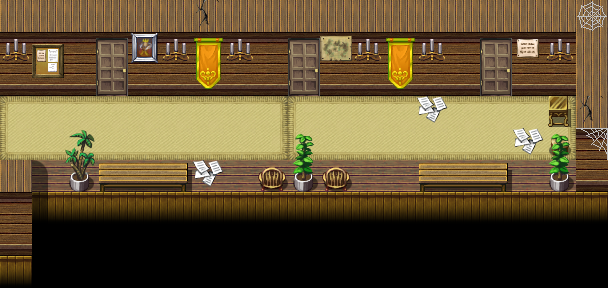

Below is a game level as drawn by its tile map, then a one-line description and the .tmx that defines it (tile-layer data replaced by summaries):
An orthogonal 19x9 tile map with 32x32 px tiles, 4 tile layers (Ground, Objects, Above, Top), 1 hidden layer not drawn, 61 tilesets and 5 objects (4x mapchange, key).

<map version="1.10" tiledversion="1.11.2" orientation="orthogonal" renderorder="right-down" width="19" height="9" tilewidth="32" tileheight="32" infinite="0" nextlayerid="10" nextobjectid="6">
 <tileset firstgid="1" name="map_bed_1" tilewidth="32" tileheight="32" tilecount="160" columns="16">
  <image source="../drawable/map_bed_1.png" width="512" height="320" />
 </tileset>
 <tileset firstgid="161" name="map_border_1" tilewidth="32" tileheight="32" tilecount="128" columns="16">
  <image source="../drawable/map_border_1.png" width="512" height="256" />
 </tileset>
 <tileset firstgid="289" name="map_bridge_1" tilewidth="32" tileheight="32" tilecount="128" columns="16">
  <image source="../drawable/map_bridge_1.png" width="512" height="256" />
 </tileset>
 <tileset firstgid="417" name="map_bridge_2" tilewidth="32" tileheight="32" tilecount="128" columns="16">
  <image source="../drawable/map_bridge_2.png" width="512" height="256" />
 </tileset>
 <tileset firstgid="545" name="map_broken_1" tilewidth="32" tileheight="32" tilecount="128" columns="16">
  <image source="../drawable/map_broken_1.png" width="512" height="256" />
 </tileset>
 <tileset firstgid="673" name="map_cavewall_1" tilewidth="32" tileheight="32" tilecount="108" columns="18">
  <image source="../drawable/map_cavewall_1.png" width="576" height="192" />
 </tileset>
 <tileset firstgid="781" name="map_cavewall_2" tilewidth="32" tileheight="32" tilecount="108" columns="18">
  <image source="../drawable/map_cavewall_2.png" width="576" height="192" />
 </tileset>
 <tileset firstgid="889" name="map_cavewall_3" tilewidth="32" tileheight="32" tilecount="108" columns="18">
  <image source="../drawable/map_cavewall_3.png" width="576" height="192" />
 </tileset>
 <tileset firstgid="997" name="map_cavewall_4" tilewidth="32" tileheight="32" tilecount="108" columns="18">
  <image source="../drawable/map_cavewall_4.png" width="576" height="192" />
 </tileset>
 <tileset firstgid="1105" name="map_chair_table_1" tilewidth="32" tileheight="32" tilecount="128" columns="16">
  <image source="../drawable/map_chair_table_1.png" width="512" height="256" />
 </tileset>
 <tileset firstgid="1233" name="map_chair_table_2" tilewidth="32" tileheight="32" tilecount="128" columns="16">
  <image source="../drawable/map_chair_table_2.png" width="512" height="256" />
 </tileset>
 <tileset firstgid="1361" name="map_crate_1" tilewidth="32" tileheight="32" tilecount="128" columns="16">
  <image source="../drawable/map_crate_1.png" width="512" height="256" />
 </tileset>
 <tileset firstgid="1489" name="map_cupboard_1" tilewidth="32" tileheight="32" tilecount="128" columns="16">
  <image source="../drawable/map_cupboard_1.png" width="512" height="256" />
 </tileset>
 <tileset firstgid="1617" name="map_curtain_1" tilewidth="32" tileheight="32" tilecount="128" columns="16">
  <image source="../drawable/map_curtain_1.png" width="512" height="256" />
 </tileset>
 <tileset firstgid="1745" name="map_entrance_1" tilewidth="32" tileheight="32" tilecount="128" columns="16">
  <image source="../drawable/map_entrance_1.png" width="512" height="256" />
 </tileset>
 <tileset firstgid="1873" name="map_entrance_2" tilewidth="32" tileheight="32" tilecount="128" columns="16">
  <image source="../drawable/map_entrance_2.png" width="512" height="256" />
 </tileset>
 <tileset firstgid="2001" name="map_fence_1" tilewidth="32" tileheight="32" tilecount="128" columns="16">
  <image source="../drawable/map_fence_1.png" width="512" height="256" />
 </tileset>
 <tileset firstgid="2129" name="map_fence_2" tilewidth="32" tileheight="32" tilecount="128" columns="16">
  <image source="../drawable/map_fence_2.png" width="512" height="256" />
 </tileset>
 <tileset firstgid="2257" name="map_fence_3" tilewidth="32" tileheight="32" tilecount="128" columns="16">
  <image source="../drawable/map_fence_3.png" width="512" height="256" />
 </tileset>
 <tileset firstgid="2385" name="map_fence_4" tilewidth="32" tileheight="32" tilecount="128" columns="16">
  <image source="../drawable/map_fence_4.png" width="512" height="256" />
 </tileset>
 <tileset firstgid="2513" name="map_ground_1" tilewidth="32" tileheight="32" tilecount="128" columns="16">
  <image source="../drawable/map_ground_1.png" width="512" height="256" />
 </tileset>
 <tileset firstgid="2641" name="map_ground_2" tilewidth="32" tileheight="32" tilecount="128" columns="16">
  <image source="../drawable/map_ground_2.png" width="512" height="256" />
 </tileset>
 <tileset firstgid="2769" name="map_ground_3" tilewidth="32" tileheight="32" tilecount="128" columns="16">
  <image source="../drawable/map_ground_3.png" width="512" height="256" />
 </tileset>
 <tileset firstgid="2897" name="map_ground_4" tilewidth="32" tileheight="32" tilecount="128" columns="16">
  <image source="../drawable/map_ground_4.png" width="512" height="256" />
 </tileset>
 <tileset firstgid="3025" name="map_ground_5" tilewidth="32" tileheight="32" tilecount="128" columns="16">
  <image source="../drawable/map_ground_5.png" width="512" height="256" />
 </tileset>
 <tileset firstgid="3153" name="map_ground_6" tilewidth="32" tileheight="32" tilecount="128" columns="16">
  <image source="../drawable/map_ground_6.png" width="512" height="256" />
 </tileset>
 <tileset firstgid="3281" name="map_ground_7" tilewidth="32" tileheight="32" tilecount="128" columns="16">
  <image source="../drawable/map_ground_7.png" width="512" height="256" />
 </tileset>
 <tileset firstgid="3409" name="map_ground_8" tilewidth="32" tileheight="32" tilecount="128" columns="16">
  <image source="../drawable/map_ground_8.png" width="512" height="256" />
 </tileset>
 <tileset firstgid="3537" name="map_house_1" tilewidth="32" tileheight="32" tilecount="128" columns="16">
  <image source="../drawable/map_house_1.png" width="512" height="256" />
 </tileset>
 <tileset firstgid="3665" name="map_house_2" tilewidth="32" tileheight="32" tilecount="128" columns="16">
  <image source="../drawable/map_house_2.png" width="512" height="256" />
 </tileset>
 <tileset firstgid="3793" name="map_indoor_1" tilewidth="32" tileheight="32" tilecount="128" columns="16">
  <image source="../drawable/map_indoor_1.png" width="512" height="256" />
 </tileset>
 <tileset firstgid="3921" name="map_indoor_2" tilewidth="32" tileheight="32" tilecount="128" columns="16">
  <image source="../drawable/map_indoor_2.png" width="512" height="256" />
 </tileset>
 <tileset firstgid="4049" name="map_kitchen_1" tilewidth="32" tileheight="32" tilecount="128" columns="16">
  <image source="../drawable/map_kitchen_1.png" width="512" height="256" />
 </tileset>
 <tileset firstgid="4177" name="map_outdoor_1" tilewidth="32" tileheight="32" tilecount="128" columns="16">
  <image source="../drawable/map_outdoor_1.png" width="512" height="256" />
 </tileset>
 <tileset firstgid="4305" name="map_pillar_1" tilewidth="32" tileheight="32" tilecount="128" columns="16">
  <image source="../drawable/map_pillar_1.png" width="512" height="256" />
 </tileset>
 <tileset firstgid="4433" name="map_pillar_2" tilewidth="32" tileheight="32" tilecount="128" columns="16">
  <image source="../drawable/map_pillar_2.png" width="512" height="256" />
 </tileset>
 <tileset firstgid="4561" name="map_plant_1" tilewidth="32" tileheight="32" tilecount="128" columns="16">
  <image source="../drawable/map_plant_1.png" width="512" height="256" />
 </tileset>
 <tileset firstgid="4689" name="map_plant_2" tilewidth="32" tileheight="32" tilecount="128" columns="16">
  <image source="../drawable/map_plant_2.png" width="512" height="256" />
 </tileset>
 <tileset firstgid="4817" name="map_rock_1" tilewidth="32" tileheight="32" tilecount="128" columns="16">
  <image source="../drawable/map_rock_1.png" width="512" height="256" />
 </tileset>
 <tileset firstgid="4945" name="map_rock_2" tilewidth="32" tileheight="32" tilecount="128" columns="16">
  <image source="../drawable/map_rock_2.png" width="512" height="256" />
 </tileset>
 <tileset firstgid="5073" name="map_roof_1" tilewidth="32" tileheight="32" tilecount="128" columns="16">
  <image source="../drawable/map_roof_1.png" width="512" height="256" />
 </tileset>
 <tileset firstgid="5201" name="map_roof_2" tilewidth="32" tileheight="32" tilecount="128" columns="16">
  <image source="../drawable/map_roof_2.png" width="512" height="256" />
 </tileset>
 <tileset firstgid="5329" name="map_roof_3" tilewidth="32" tileheight="32" tilecount="128" columns="16">
  <image source="../drawable/map_roof_3.png" width="512" height="256" />
 </tileset>
 <tileset firstgid="5457" name="map_shop_1" tilewidth="32" tileheight="32" tilecount="128" columns="16">
  <image source="../drawable/map_shop_1.png" width="512" height="256" />
 </tileset>
 <tileset firstgid="5585" name="map_sign_ladder_1" tilewidth="32" tileheight="32" tilecount="128" columns="16">
  <image source="../drawable/map_sign_ladder_1.png" width="512" height="256" />
 </tileset>
 <tileset firstgid="5713" name="map_table_1" tilewidth="32" tileheight="32" tilecount="128" columns="16">
  <image source="../drawable/map_table_1.png" width="512" height="256" />
 </tileset>
 <tileset firstgid="5841" name="map_trail_1" tilewidth="32" tileheight="32" tilecount="128" columns="16">
  <image source="../drawable/map_trail_1.png" width="512" height="256" />
 </tileset>
 <tileset firstgid="5969" name="map_transition_1" tilewidth="32" tileheight="32" tilecount="128" columns="16">
  <image source="../drawable/map_transition_1.png" width="512" height="256" />
 </tileset>
 <tileset firstgid="6097" name="map_transition_2" tilewidth="32" tileheight="32" tilecount="128" columns="16">
  <image source="../drawable/map_transition_2.png" width="512" height="256" />
 </tileset>
 <tileset firstgid="6225" name="map_transition_3" tilewidth="32" tileheight="32" tilecount="128" columns="16">
  <image source="../drawable/map_transition_3.png" width="512" height="256" />
 </tileset>
 <tileset firstgid="6353" name="map_transition_4" tilewidth="32" tileheight="32" tilecount="128" columns="16">
  <image source="../drawable/map_transition_4.png" width="512" height="256" />
 </tileset>
 <tileset firstgid="6481" name="map_transition_5" tilewidth="32" tileheight="32" tilecount="128" columns="16">
  <image source="../drawable/map_transition_5.png" width="512" height="256" />
 </tileset>
 <tileset firstgid="6609" name="map_tree_1" tilewidth="32" tileheight="32" tilecount="128" columns="16">
  <image source="../drawable/map_tree_1.png" width="512" height="256" />
 </tileset>
 <tileset firstgid="6737" name="map_tree_2" tilewidth="32" tileheight="32" tilecount="128" columns="16">
  <image source="../drawable/map_tree_2.png" width="512" height="256" />
 </tileset>
 <tileset firstgid="6865" name="map_wall_1" tilewidth="32" tileheight="32" tilecount="128" columns="16">
  <image source="../drawable/map_wall_1.png" width="512" height="256" />
 </tileset>
 <tileset firstgid="6993" name="map_wall_2" tilewidth="32" tileheight="32" tilecount="120" columns="15">
  <image source="../drawable/map_wall_2.png" width="480" height="256" />
 </tileset>
 <tileset firstgid="7113" name="map_wall_3" tilewidth="32" tileheight="32" tilecount="120" columns="15">
  <image source="../drawable/map_wall_3.png" width="480" height="256" />
 </tileset>
 <tileset firstgid="7233" name="map_wall_4" tilewidth="32" tileheight="32" tilecount="120" columns="15">
  <image source="../drawable/map_wall_4.png" width="480" height="256" />
 </tileset>
 <tileset firstgid="7353" name="map_window_1" tilewidth="32" tileheight="32" tilecount="128" columns="16">
  <image source="../drawable/map_window_1.png" width="512" height="256" />
 </tileset>
 <tileset firstgid="7481" name="map_window_2" tilewidth="32" tileheight="32" tilecount="128" columns="16">
  <image source="../drawable/map_window_2.png" width="512" height="256" />
 </tileset>
 <tileset firstgid="7609" name="map_brightport" tilewidth="32" tileheight="32" tilecount="112" columns="16">
  <image source="../drawable/map_brightport.png" width="512" height="224" />
 </tileset>
 <layer id="1" name="Ground" width="19" height="9">
  <data>[171 cells, 171 non-empty, 12 distinct tile ids]</data>
 </layer>
 <layer id="2" name="Objects" width="19" height="9">
  <data>[171 cells, 42 non-empty, 23 distinct tile ids]</data>
 </layer>
 <layer id="3" name="Above" width="19" height="9">
  <data>[171 cells, 4 non-empty, 3 distinct tile ids]</data>
 </layer>
 <layer id="4" name="Top" width="19" height="9">
  <data>[171 cells, 0 non-empty, 0 distinct tile ids]</data>
 </layer>
 <layer id="5" name="Walkable" width="19" height="9" visible="0">
  <data>[171 cells, 129 non-empty, 1 distinct tile ids]</data>
 </layer>
 <objectgroup id="6" name="Mapevents">
  <object id="1" name="west" type="mapchange" x="0" y="96" width="32" height="64">
   <properties>
    <property name="map" value="brightport_school" />
    <property name="place" value="east" />
   </properties>
  </object>
  <object id="2" name="class" type="mapchange" x="96" y="64" width="32" height="32">
   <properties>
    <property name="map" value="brightport_school10" />
    <property name="place" value="entrance" />
   </properties>
  </object>
  <object id="3" name="class1" type="mapchange" x="480" y="64" width="32" height="32">
   <properties>
    <property name="map" value="brightport_school12" />
    <property name="place" value="entrance" />
   </properties>
  </object>
  <object id="4" name="hallway" type="mapchange" x="96" y="96" width="32" height="32" />
  <object id="5" name="Object" type="key" x="96" y="64" width="32" height="32">
   <properties>
    <property name="phrase" value="brightport_lectureroom" />
    <property name="requireId" value="brightport_nondisplay" />
    <property name="requireType" value="questProgress" />
   </properties>
  </object>
 </objectgroup>
 <objectgroup id="7" name="Spawn" />
 <objectgroup id="8" name="Keys" />
 <objectgroup id="9" name="Replace" />
</map>
